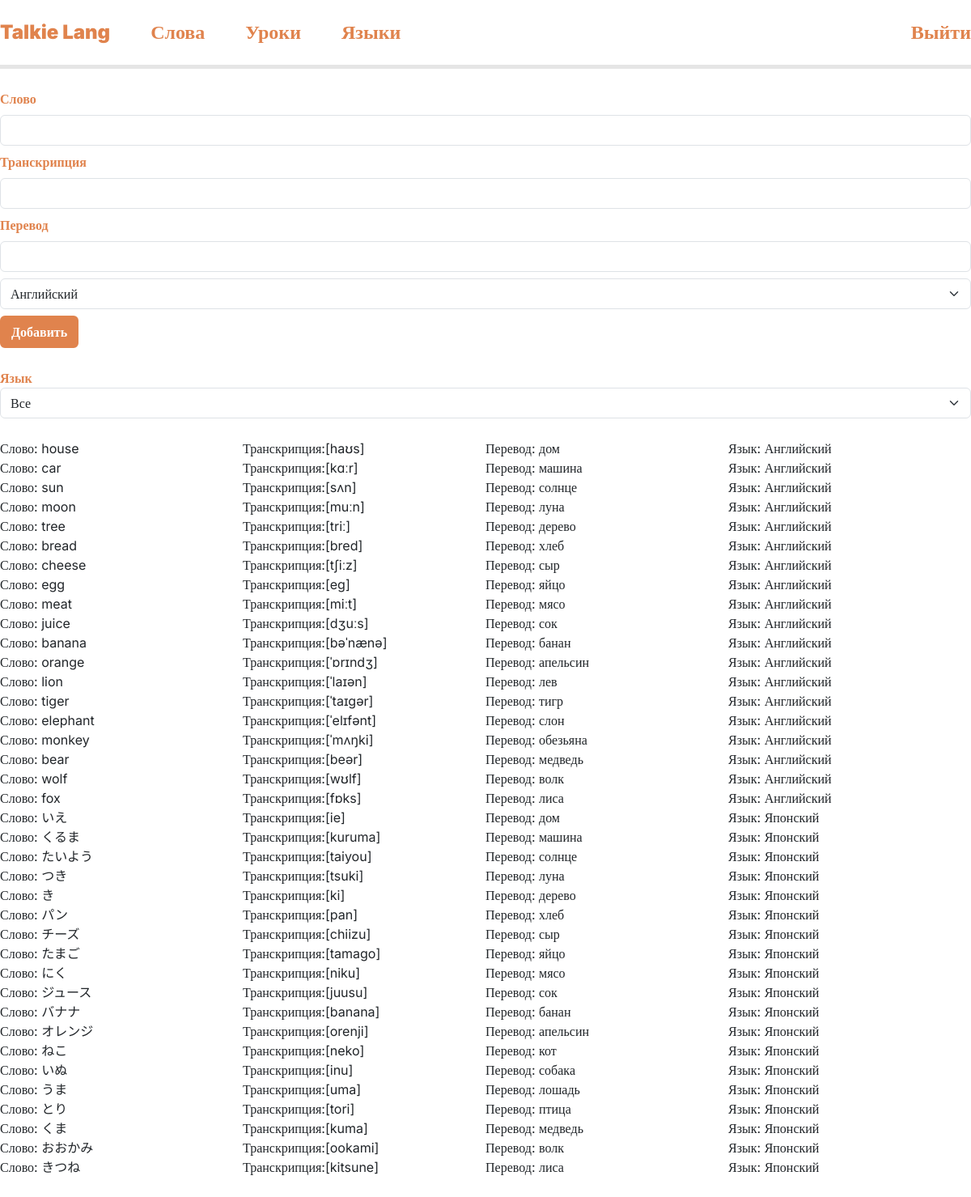
/admin/words/index.php, run on the app's committed database.
### tables this page shows
CREATE TABLE `words` (
  `word_id` int NOT NULL,
  `word_name` varchar(100) NOT NULL,
  `word_transcription` varchar(100) DEFAULT NULL,
  `word_translate` varchar(100) NOT NULL,
  `lang_id` int NOT NULL DEFAULT '1'
);

CREATE TABLE `langs` (
  `lang_id` int NOT NULL,
  `lang_name` text NOT NULL
);

### admin/words/index.php (the view, shortened to what this page needs)
<?php
require "../../connection-db.php";
$filter = $_POST["filter"] ?? -1;
$sql = "select * from words join langs on langs.lang_id = words.lang_id where 1";
$words = mysqli_fetch_all(mysqli_query($conn, $sql), MYSQLI_ASSOC);
$langs = mysqli_fetch_all(mysqli_query($conn, "select * from langs"));
?>
<!DOCTYPE html>
<html lang="en">
<?php include "../../components/head.php"; ?>
<body>
    <?php include "../../components/header-admin.php"; ?>
    <main class="container">
        <form action="" method="post">
            <div class="mb-2">
                <label for="login" class="form-label">Слово</label>
                <input type="text" class="form-control" id="login" aria-describedby="login" name="name">
            </div>
            <div class="mb-2">
                <label for="email" class="form-label">Транскрипция</label>
                <input type="text" class="form-control" id="email" aria-describedby="email" name="transcription">
            </div>
            <div class="mb-2">
                <label for="password" class="form-label">Перевод</label>
                <input type="text" class="form-control" id="password" name="translate">
            </div>
            <select name="lang" id="lang" class="form-select mb-2">
                <?php foreach ($langs as $lang): ?>
                    <option value="<?= $lang[0] ?>">
                        <?= $lang[1] ?>
                    </option>
                <?php endforeach; ?>
            </select>
            <button name="add" type="submit" class="btn">Добавить</button>
        </form>
        <form action="" method="post">
            <label for="filter">Язык</label>
            <select name="filter" id="filter" class="form-select">
                <option value="-1" <?= $filter == -1 ? "selected" : "" ?>>Все</option>
            </select>
        </form>
        <div>
            <?php foreach ($words as $word): ?>
                <div class="word">
                    <p>Слово: <?= $word["word_name"] ?></p>
                    <p>Транскрипция:<?= $word["word_transcription"] ?></p>
                    <p>Перевод: <?= $word["word_translate"] ?></p>
                    <p>Язык: <?= $word["lang_name"] ?></p>
                </div>
            <?php endforeach; ?>
        </div>
    </main>
</body>
</html>

### components/head.php (shortened to what this page needs)
<head>
    <link rel="stylesheet" href="../../css/bootstrap.min.css">
    <link rel="stylesheet" href="../../css/style.css">
</head>

### components/header-admin.php
<header>
    <div class="nav-bar">
        <div>
            <div>
                <a href="/admin">Talkie Lang</a>
                <a href="/admin/words/">Слова</a>
                <a href="/admin/add_lesson/">Уроки</a>
                <a href="/admin/add_language/">Языки</a>
            </div>
            <div>
                <a href="logout.php">Выйти</a>
            </div>
        </div>
    </div>
</header>

### css/style.css (style rules this page uses)
* { transition: 0.15s ease-out; }
:root { --main-color: #e0834d; --main-color-shadow: #c06b3a; --main-color-light: rgb(235, 155, 109); --green-color: #4de06d; --green-color-shadow: #2db64b; --red-color: #e0524d; --red-color-shadow: #b6362d; --bg-color: #0f0f0f; --bg-secondary: #1a1a1a; --gray-color: #a38a7a; --gray-color-light: #d3c2b6; }
body { font-family: inter; }
p { margin: 0; }
header { height: 85px; }
.nav-bar { width: 100%; position: fixed; height: 85px; display: flex; justify-content: center; align-items: center; box-sizing: border-box; border-bottom: 5px solid #e5e5e5; background-color: white; z-index: 10; }
label { font-weight: 900; color: #e0834d; }
.btn { background: #e0834d; color: white; box-sizing: border-box; border: 2px #e0834d solid; font-weight: 900; }
.nav-bar>div { width: 1280px; display: flex; justify-content: space-between; align-items: center; }
.nav-bar>div div { display: flex; align-items: center; gap: 50px; }
.nav-bar>div div a { color: var(--main-color); text-decoration: none; font-weight: 900; font-size: 24px; }
.container { max-width: 1280px; display: flex; flex-direction: column; gap: 25px; padding-left: 0; padding-right: 0; }
main { padding: 25px 0; }
.word { display: flex; }
.word p { width: 100%; }

### data on the page
words: word_name "house", word_transcription "[haʊs]", word_translate "дом", lang.lang_name "Английский"
words: word_name "car", word_transcription "[kɑːr]", word_translate "машина", lang.lang_name "Английский"
words: word_name "sun", word_transcription "[sʌn]", word_translate "солнце", lang.lang_name "Английский"
words: word_name "moon", word_transcription "[muːn]", word_translate "луна", lang.lang_name "Английский"
words: word_name "tree", word_transcription "[triː]", word_translate "дерево", lang.lang_name "Английский"
words: word_name "bread", word_transcription "[bred]", word_translate "хлеб", lang.lang_name "Английский"
words: word_name "cheese", word_transcription "[tʃiːz]", word_translate "сыр", lang.lang_name "Английский"
words: word_name "egg", word_transcription "[eɡ]", word_translate "яйцо", lang.lang_name "Английский"
words: word_name "meat", word_transcription "[miːt]", word_translate "мясо", lang.lang_name "Английский"
words: word_name "juice", word_transcription "[dʒuːs]", word_translate "сок", lang.lang_name "Английский"
words: word_name "banana", word_transcription "[bəˈnænə]", word_translate "банан", lang.lang_name "Английский"
words: word_name "orange", word_transcription "[ˈɒrɪndʒ]", word_translate "апельсин", lang.lang_name "Английский"
words: word_name "lion", word_transcription "[ˈlaɪən]", word_translate "лев", lang.lang_name "Английский"
words: word_name "tiger", word_transcription "[ˈtaɪɡər]", word_translate "тигр", lang.lang_name "Английский"
words: word_name "elephant", word_transcription "[ˈelɪfənt]", word_translate "слон", lang.lang_name "Английский"
words: word_name "monkey", word_transcription "[ˈmʌŋki]", word_translate "обезьяна", lang.lang_name "Английский"
words: word_name "bear", word_transcription "[beər]", word_translate "медведь", lang.lang_name "Английский"
words: word_name "wolf", word_transcription "[wʊlf]", word_translate "волк", lang.lang_name "Английский"
words: word_name "fox", word_transcription "[fɒks]", word_translate "лиса", lang.lang_name "Английский"
words: word_name "いえ", word_transcription "[ie]", word_translate "дом", lang.lang_name "Японский"
words: word_name "くるま", word_transcription "[kuruma]", word_translate "машина", lang.lang_name "Японский"
words: word_name "たいよう", word_transcription "[taiyou]", word_translate "солнце", lang.lang_name "Японский"
words: word_name "つき", word_transcription "[tsuki]", word_translate "луна", lang.lang_name "Японский"
words: word_name "き", word_transcription "[ki]", word_translate "дерево", lang.lang_name "Японский"
words: word_name "パン", word_transcription "[pan]", word_translate "хлеб", lang.lang_name "Японский"
words: word_name "チーズ", word_transcription "[chiizu]", word_translate "сыр", lang.lang_name "Японский"
words: word_name "たまご", word_transcription "[tamago]", word_translate "яйцо", lang.lang_name "Японский"
words: word_name "にく", word_transcription "[niku]", word_translate "мясо", lang.lang_name "Японский"
words: word_name "ジュース", word_transcription "[juusu]", word_translate "сок", lang.lang_name "Японский"
words: word_name "バナナ", word_transcription "[banana]", word_translate "банан", lang.lang_name "Японский"
words: word_name "オレンジ", word_transcription "[orenji]", word_translate "апельсин", lang.lang_name "Японский"
words: word_name "ねこ", word_transcription "[neko]", word_translate "кот", lang.lang_name "Японский"
words: word_name "いぬ", word_transcription "[inu]", word_translate "собака", lang.lang_name "Японский"
words: word_name "うま", word_transcription "[uma]", word_translate "лошадь", lang.lang_name "Японский"
words: word_name "とり", word_transcription "[tori]", word_translate "птица", lang.lang_name "Японский"
words: word_name "くま", word_transcription "[kuma]", word_translate "медведь", lang.lang_name "Японский"
words: word_name "おおかみ", word_transcription "[ookami]", word_translate "волк", lang.lang_name "Японский"
words: word_name "きつね", word_transcription "[kitsune]", word_translate "лиса", lang.lang_name "Японский"

### other printed values
form field lang "Английский"
